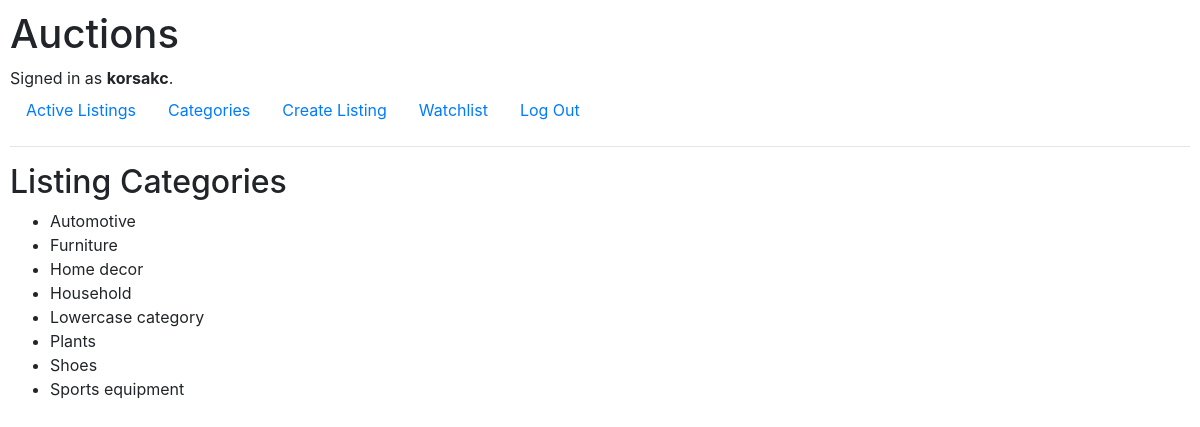
Page /listing-categories (signed in) on the committed database.
### auctions/models.py (models this page shows, shortened)
class User(AbstractUser):
  watchlist = models.ManyToManyField('Listing', blank=True, related_name="watched")

class Listing(models.Model):
  user = models.ForeignKey(User, on_delete=models.CASCADE, related_name="listings")
  title = models.CharField(max_length=64)
  price = models.DecimalField(max_digits=8, decimal_places=2)
  description = models.TextField(max_length=256)
  date = models.DateTimeField(auto_now_add=True)
  photo = models.URLField(max_length=200, blank=True)
  category = models.CharField(max_length=32, blank=True)

### auctions/views.py (the view)
# urls.py: path("listing-categories", views.listing_categories, name="listing-categories")
def listing_categories(request):
  categories = []
  listings = Listing.objects.all()
  for listing in listings:
    listing.category = listing.category.capitalize()
    if listing.category not in categories:
      categories.append(listing.category)
  categories.sort()
  return render(request, "auctions/listing-categories.html", {
    "categories": categories
  })

### auctions/templates/auctions/listing-categories.html
{% extends "auctions/layout.html" %}
{% block body %}
  <h2>Listing Categories</h2>
  <ul>
    {% for category in categories %}
      <li>{{ category }}</li>
    {% endfor %}
  </ul>
{% endblock %}

### auctions/templates/auctions/layout.html (shortened to what this page needs)
{% load static %}
<!DOCTYPE html>
<html lang="en">
    <head>
        <link rel="stylesheet" href="https://stackpath.bootstrapcdn.com/bootstrap/4.4.1/css/bootstrap.min.css">
        <link href="{% static 'auctions/styles.css' %}" rel="stylesheet">
    </head>
    <body>
        <h1>Auctions</h1>
        <div>
            {% if user.is_authenticated %}
                Signed in as <strong>{{ user.username }}</strong>.
            {% else %}
                Not signed in.
            {% endif %}
        </div>
        <ul class="nav">
            <li class="nav-item">
                <a class="nav-link" href="{% url 'index' %}">Active Listings</a>
            </li>
            <li class="nav-item">
              <a class="nav-link" href="{% url 'listing-categories' %}">Categories</a>
            </li>
            {% if user.is_authenticated %}
                <li class="nav-item">
                    <a class="nav-link" href="{% url 'create-listing' %}">Create Listing</a>
                </li>
                <li class="nav-item">
                  <a class="nav-link" href="{% url 'watchlist' %}">Watchlist</a>
                </li>
                <li class="nav-item">
                    <a class="nav-link" href="{% url 'logout' %}">Log Out</a>
                </li>
            {% endif %}
        </ul>
        <hr>
        {% block body %}
        {% endblock %}
    </body>
</html>

### auctions/static/auctions/styles.css (style rules this page uses)
body { padding: 10px; }

### rows in the picture
User: username "korsakc"
Listing: categories "Automotive"
Listing: categories "Furniture"
Listing: categories "Home decor"
Listing: categories "Household"
Listing: categories "Lowercase category"
Listing: categories "Plants"
Listing: categories "Shoes"
Listing: categories "Sports equipment"
